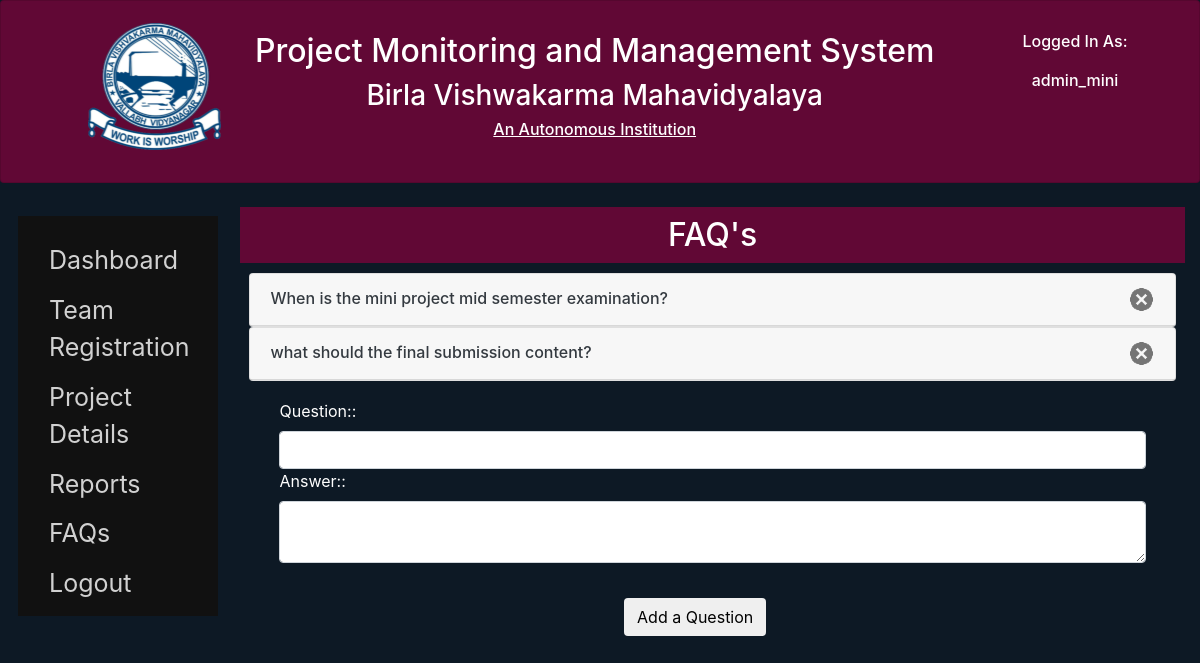
The page /admin/faq.php (signed in) on the database its author committed.
### tables this page shows
CREATE TABLE `mini_faq` (
  `id` int(11) NOT NULL,
  `heading` varchar(50) NOT NULL,
  `content` varchar(1000) NOT NULL
);

### admin/faq.php (the view, shortened to what this page needs)
<!DOCTYPE html>
<html lang="en">
<head>
	<?
	include "../includes/file.php";
	include "../includes/config.php";
	?>
	<link rel="stylesheet" href="../css/style.css">
</head>
<body>
	<div class="card" style="background-color: #610835">
		<div class="card-body">
			<div class="container">
				<div class="row">
					<div class="col-xl-10 text-center" style="padding: 1%;" >
						<img style="float: left;margin-top: -1%;margin-left: 5%;" src="../img/BVM_Logo1.png" alt="img not found 404"/>
						<h2 class="text-white" style="">Project Monitoring and Management System</h2>
						<h3 class="text-white">Birla Vishwakarma Mahavidyalaya</h3>
							<h6 class="text-white"><u>An Autonomous Institution</u></h6>
						</div>
						<div class="col-xl-2 text-center" style="padding: 1%;" >
						<h6 class="text-white" style="display: inline-block;">Logged In As:<br><br> <?echo $_SESSION['username'];?></h6>
					</div>
				</div>
			</div>
		</div>
	</div>
	<div class="col-lg-2 sidenav">
		<a href="dashboard.php">Dashboard</a>
		<a href="team.php">Team Registration</a>
		<a href="project.php">Project Details</a>
		<a href="report.php">Reports</a>
		<a href="faq.php">FAQs</a>
		<a href="../includes/logout.php">Logout</a>
	</div>
	<div class="container-fluid" id="main">
		<div class="col-lg-12">
			<div class="row">
				<div class="col-xl-12 text-center text-white" style="background-color: #610835">
					<h2 style="padding: 1%;margin: 0;">FAQ's</h2>
				</div>
			</div>
			<div class="row">
				<div class="col-xl-12" style="padding: 1%;">
					<div id="accordion">
						<?
						function display()
						{
							global $con;
							$r=mysqli_query($con,"select * from ".$_SESSION['sub']."faq");
							if (mysqli_num_rows($r) > 0)
							{
								$x=1;
								while($row = mysqli_fetch_assoc($r))
								{
									echo "<div class='card'>
									<div class='card-header'>
									<a class='card-link text-dark' data-toggle='collapse' data-parent='#accordion' href='#collapse".$x."'>
									<h6 style='display:inline;'>".$row['heading']."</h6><a href='delete.php?id=".$row["id"]."&db=".$_SESSION['sub']."faq'><span><img src='../img/cancel.png' alt='404'class='float-right'/></span></a>
									</a>
									</div>
									<div id='collapse".$x."' class='collapse hide'>
									<div class='card-body text-dark'>
									".$row['content']."
									</div>
									</div>
									</div>";
									$x++;
								}
							}
							else
							{
								echo "<div class='col-lg-12 text-center'><a href='#' class ='text-center text-white'>No FAQ's to show</a></div>";
							}
						}
						if(!empty($head) && !empty($content))
						{
							$sql="insert into ".$_SESSION['sub']."faq(heading,content) values('$head','$content')";
							if(mysqli_query($con,$sql))
								echo "<script>alert('data inserted')</script>";
							display();
						}
						else if(empty($head) || empty($content))
						{
							display();
						}
						?>
					</div>
					<div class='container-fluid' style="padding-top: 2%;">
						<div class='col-lg-12'>
							<form class="form" action="<?php echo htmlspecialchars($_SERVER["PHP_SELF"]);?>" method="POST">
								<label for="link_heading">Question::</label>
								<input type="text" class="form-control" name="link_heading" id="link_heading" value="" required="required">
								<label for="link">Answer::</label>
								<textarea name="link" id="link" value="" class="form-control" required="required"></textarea>
								<div class="text-center" style="padding:0;margin: 4%; margin-left: 0;">
									<button type="submit" class="btn">Add a Question</button>
								</div>
							</form>
						</div>
					</div>
				</div>
			</div>
		</div>
	</div>
</body>
</html>

### css/style.css (style rules this page uses)
body { background-color:#0d1925; color:white; }
.sidenav { height: 50%; position: fixed; z-index: 1; top: 27%; left: 1.5%; background-color: #111; overflow-x: hidden; padding-top: 20px; }
.sidenav a { padding: 6px 8px 6px 16px; text-decoration: none; font-size: 25px; color: #d1d1d1; display: block; }
#main { padding-left: 20%; padding-top: 2%; }

### rows shown on the page
mini_faq: heading "When is the mini project mid semester examination?"
mini_faq: heading "what should the final submission content?"

### other values the page prints
$_SESSION['username'] "admin_mini"
